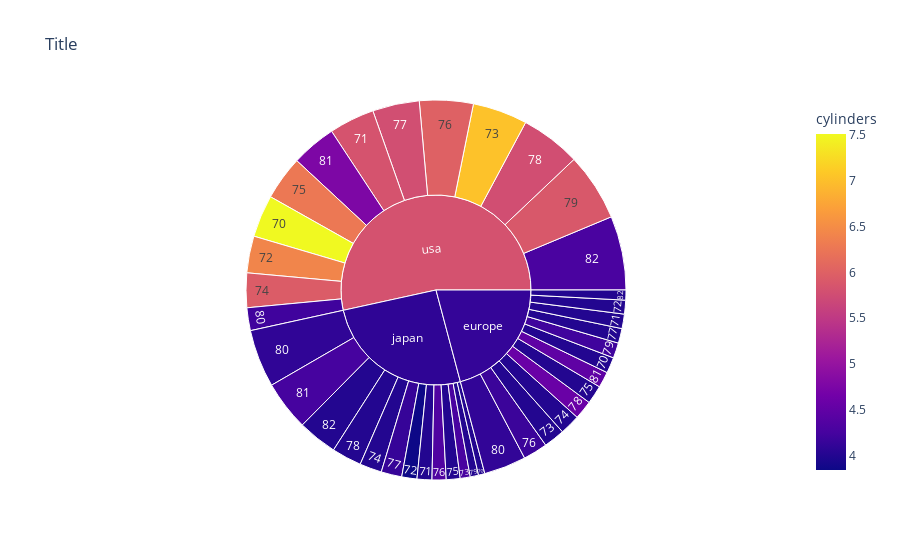

Notebook source saved alongside this figure:
### Code cell
px.sunburst(data,values = "mpg", path = ["origin", "model_year"], color = "cylinders", title = "Title")

### Figure 1 — Plotly figure (JSON) as saved in the notebook; plotly's stock layout.template omitted (floating-point values rounded to 4 significant figures)
{"data": [{"branchvalues": "total", "customdata": [[4], [4], [7.512], [4], [4], [5.834], [4], [3.843], [6.416], [4], [4.275], [7.028], [4], [4], [5.942], [4], [4], [6.274], [4.17], [4.339], [6.005], [4], [4.137], [5.777], [4.579], [4], [5.771], [4.209], [4], [5.89], [4.108], [4.091], [4.211], [4.486], [4.251], [4.765], [4], [4], [4.289], [4.124], [4.085], [5.815]], "domain": {"x": [0, 1], "y": [0, 1]}, "hovertemplate": "labels=%{label}<br>mpg=%{value}<br>parent=%{parent}<br>id=%{id}<br>cylinders=%{color}<extra></extra>", "ids": ["europe/70", "japan/70", "usa/70", "europe/71", "japan/71", "usa/71", "europe/72", "japan/72", "usa/72", "europe/73", "japan/73", "usa/73", "europe/74", "japan/74", "usa/74", "europe/75", "japan/75", "usa/75", "europe/76", "japan/76", "usa/76", "europe/77", "japan/77", "usa/77", "europe/78", "japan/78", "usa/78", "europe/79", "japan/79", "usa/79", "europe/80", "japan/80", "usa/80", "europe/81", "japan/81", "usa/81", "europe/82", "japan/82", "usa/82", "europe", "japan", "usa"], "labels": ["70", "70", "70", "71", "71", "71", "72", "72", "72", "73", "73", "73", "74", "74", "74", "75", "75", "75", "76", "76", "76", "77", "77", "77", "78", "78", "78", "79", "79", "79", "80", "80", "80", "81", "81", "81", "82", "82", "82", "europe", "japan", "usa"], "marker": {"coloraxis": "coloraxis", "colors": [4, 4, 7.512, 4, 4, 5.834, 4, 3.843, 6.416, 4, 4.275, 7.028, 4, 4, 5.942, 4, 4, 6.274, 4.17, 4.339, 6.005, 4, 4.137, 5.777, 4.579, 4, 5.771, 4.209, 4, 5.89, 4.108, 4.091, 4.211, 4.486, 4.251, 4.765, 4, 4, 4.289, 4.124, 4.085, 5.815]}, "name": "", "parents": ["europe", "japan", "usa", "europe", "japan", "usa", "europe", "japan", "usa", "europe", "japan", "usa", "europe", "japan", "usa", "europe", "japan", "usa", "europe", "japan", "usa", "europe", "japan", "usa", "europe", "japan", "usa", "europe", "japan", "usa", "europe", "japan", "usa", "europe", "japan", "usa", "europe", "japan", "usa", "", "", ""], "type": "sunburst", "values": [126, 51, 336, 115, 118, 362, 110, 121, 293, 168, 80, 436, 162, 176, 275, 147, 110, 351, 194, 112, 427.5, 117, 164.5, 373, 149.7, 237.5, 479, 121.8, 65.9, 540, 335.6, 460.2, 181.4, 126.3, 395.5, 357.9, 80, 314, 589, 1952.0, 2406.0, 5001.0]}], "layout": {"coloraxis": {"colorbar": {"title": {"text": "cylinders"}}, "colorscale": [[0, "#0d0887"], [0.1111, "#46039f"], [0.2222, "#7201a8"], [0.3333, "#9c179e"], [0.4444, "#bd3786"], [0.5556, "#d8576b"], [0.6667, "#ed7953"], [0.7778, "#fb9f3a"], [0.8889, "#fdca26"], [1, "#f0f921"]]}, "legend": {"tracegroupgap": 0}, "title": {"text": "Title"}}}
